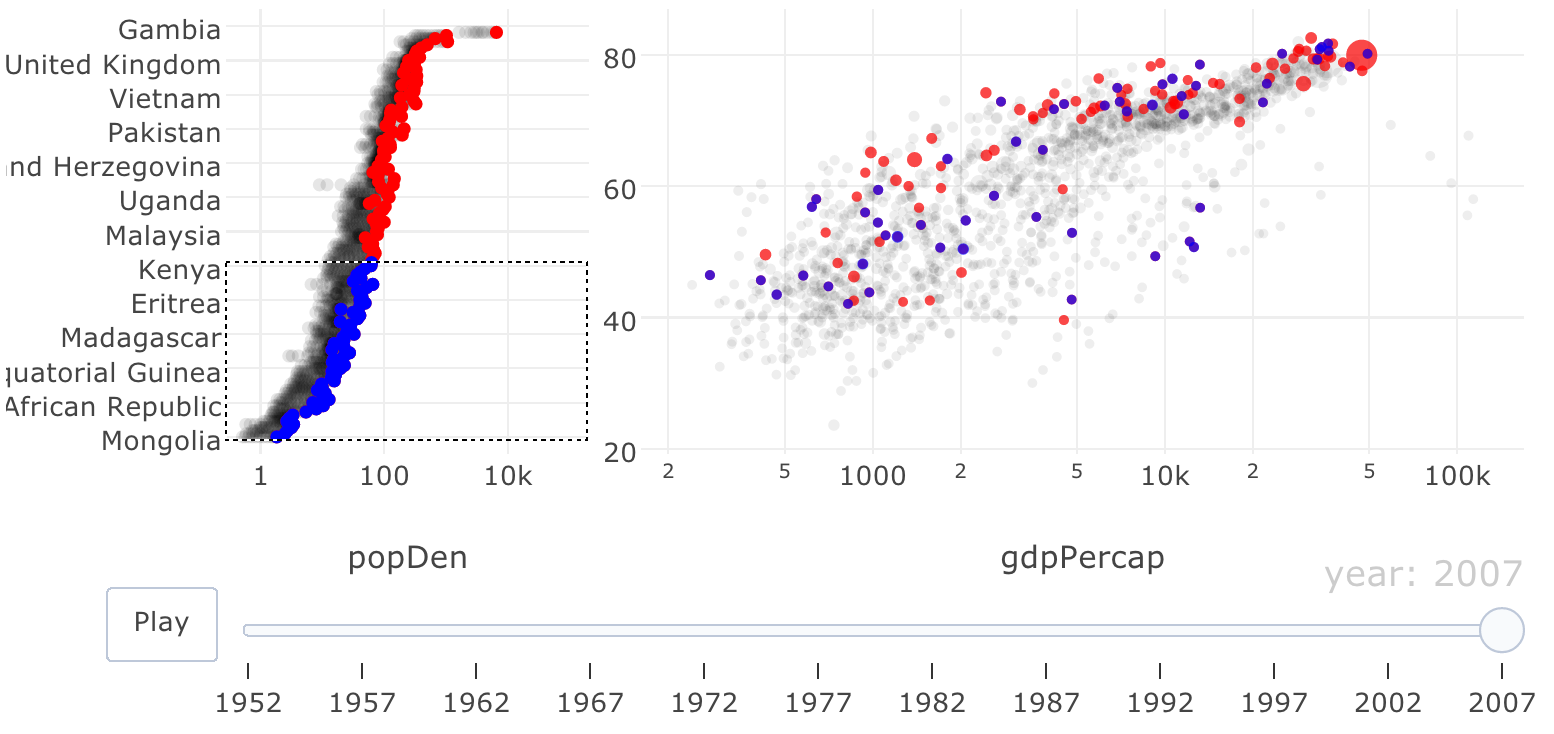

R code for this plot:
#+ setup, include=FALSE
knitr::opts_chunk$set(message = FALSE, echo = FALSE, warning = FALSE)

#+ plot
library(plotly)
library(gapminder)
library(crosstalk)

countryByArea <- read.table(
  "https://gist.githubusercontent.com/cpsievert/d4a4ccb7ce61e2cfaecf9736de4f67fa/raw/9b7d01c2c939d721bdf2f47a6596ac4c055205d3/countryByArea.txt",
  header = TRUE, stringsAsFactors = FALSE
)

gap <- gapminder %>%
  dplyr::left_join(countryByArea, by = "country") %>%
  transform(popDen = pop / area) %>%
  transform(country = forcats::fct_reorder(country, popDen))


gapKey <- crosstalk::SharedData$new(gap, ~country)

p1 <- plot_ly(gap, y = ~country, x = ~popDen, hoverinfo = "x") %>%
  add_markers(alpha = 0.1, color = I("black")) %>%
  add_markers(data = gapKey, frame = ~year, ids = ~country, color = I("red")) %>%
  layout(xaxis = list(type = "log"))

p2 <- plot_ly(gap, x = ~gdpPercap, y = ~lifeExp, size = ~popDen, 
              text = ~country, hoverinfo = "text") %>%
  add_markers(color = I("black"), alpha = 0.1) %>%
  add_markers(data = gapKey, frame = ~year, ids = ~country, color = I("red")) %>%
  layout(xaxis = list(type = "log"))

subplot(p1, p2, nrows = 1, widths = c(0.3, 0.7), titleX = TRUE) %>%
  hide_legend() %>%
  # TODO: why is this broken?
  #animation_opts(1000) %>%
  layout(dragmode = "select", hovermode = "y", margin = list(l = 100)) %>%
  highlight(off = "plotly_deselect", color = "blue", opacityDim = 1, hoverinfo = "none")
